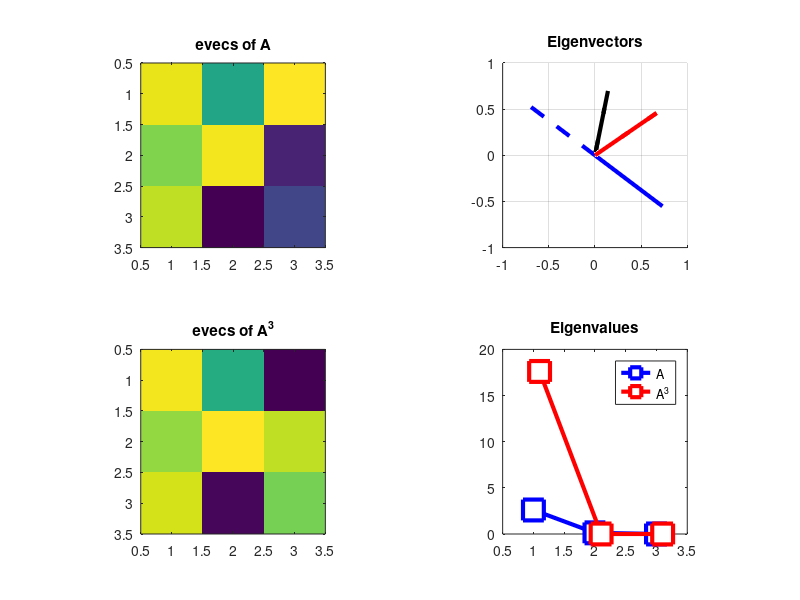

MATLAB code to generate this figure:
%%
%     COURSE: Linear algebra: theory and implementation
%    SECTION: Eigendecomposition
%      VIDEO: Matrix powers via diagonalization
% Instructor: sincxpress.com
% Course url: https://www.udemy.com/course/linear-algebra-theory-and-implementation/?couponCode=202110
%
%%
clear, clc

%%

A = rand(2);

% compute matrix power directly
A^3 % A*A*A

% and via eigendecomposition
[V,D] = eig(A);
V * D^3 * inv(V)

%% eigenvalues of A and A^3

% create a symmetric matrix
A = rand(3);
A = A*A';

[V,D]   = eig(A);
[V3,D3] = eig(A^3);

% sort the results
[d,sidx] = sort(diag(D),'descend');
V = V(:,sidx);
D = diag(d);

[d,sidx] = sort(diag(D3),'descend');
V3 = V3(:,sidx);
D3 = diag(d);


figure(6), clf
subplot(221), imagesc(V)
axis square, title('evecs of A')

subplot(223), imagesc(V3)
axis square, title('evecs of A^3')

%% now plot their eigenvectors/values

% plot eigenvectors of A
subplot(222), hold on
plot3([0 V(1,1)],[0 V(2,1)],[0 V(3,1)],'r','linew',3)
plot3([0 V(1,2)],[0 V(2,2)],[0 V(3,2)],'k','linew',3)
plot3([0 V(1,3)],[0 V(2,3)],[0 V(3,3)],'b','linew',3)
axis([-1 1 -1 1 -1 1]), axis square
rotate3d on, grid on

% plot eigenvectors of A^3
plot3([0 V3(1,1)],[0 V3(2,1)],[0 V3(3,1)],'r--','linew',3)
plot3([0 V3(1,2)],[0 V3(2,2)],[0 V3(3,2)],'k--','linew',3)
plot3([0 V3(1,3)],[0 V3(2,3)],[0 V3(3,3)],'b--','linew',3)
title('Eigenvectors')


subplot(224)
plot(1:3,diag(D),'bs-','linew',3,'markersize',15,'markerfacecolor','w')
hold on
plot(1.1:3.1,diag(D3),'rs-','linew',3,'markersize',15,'markerfacecolor','w')
set(gca,'xlim',[.5 3.5]), axis square
title('Eigenvalues')
legend({'A';'A^3'})

%% done.
